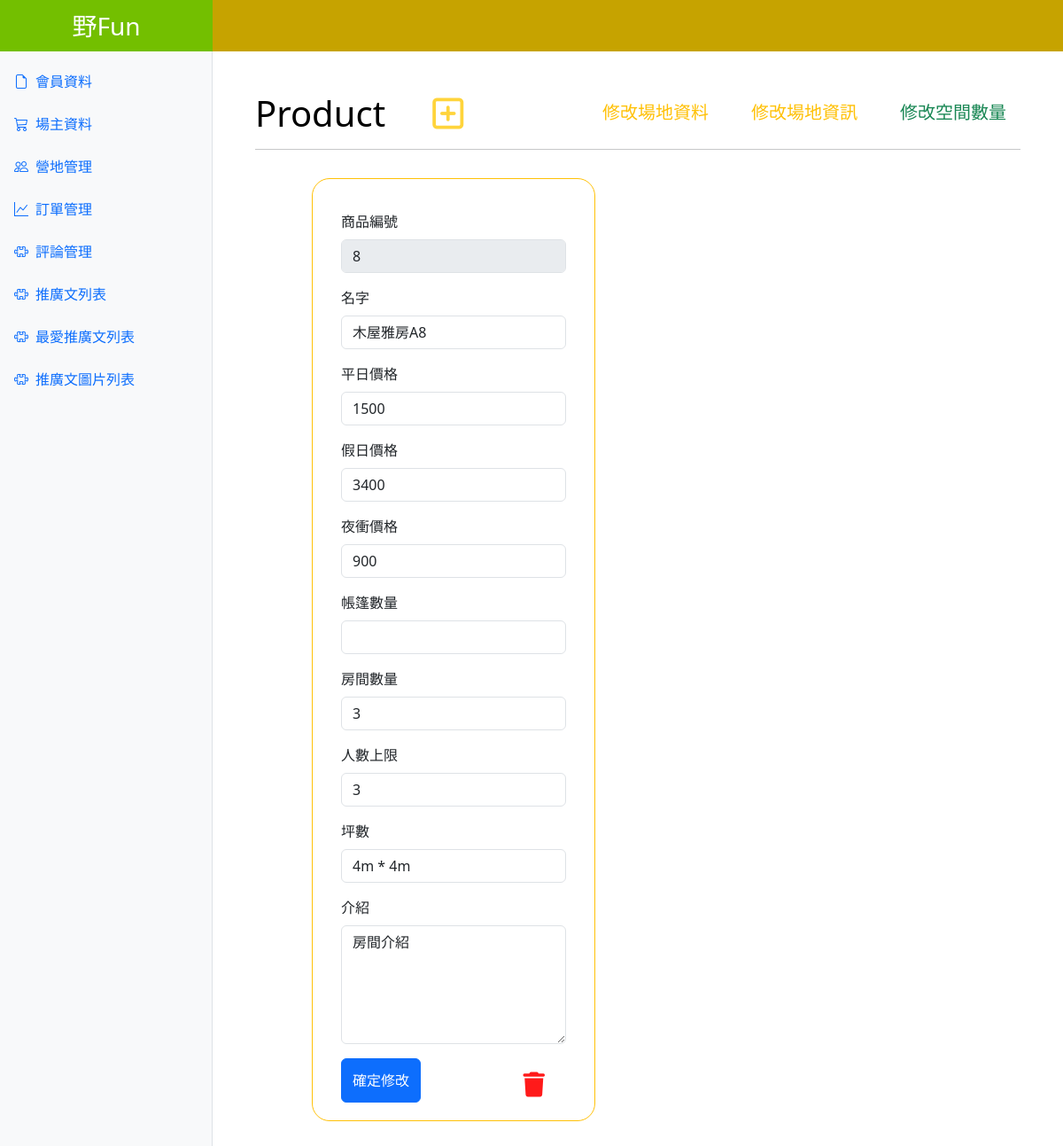
/edit_stores_commodity.php?stores_id=4, run on the app's committed database.
### tables this page shows
CREATE TABLE `rooms_campsites` (
  `rooms_campsites_id` int NOT NULL,
  `stores_id` int NOT NULL,
  `name` varchar(255) NOT NULL,
  `normal_price` int NOT NULL,
  `holiday_price` int NOT NULL,
  `night_price` int DEFAULT NULL,
  `tent` int DEFAULT NULL,
  `bed` int DEFAULT NULL,
  `people` int DEFAULT NULL,
  `square_meters` varchar(30) DEFAULT NULL,
  `introduction` varchar(1000) DEFAULT NULL
);

### edit_stores_commodity.php (the view, shortened to what this page needs)
<?php
require __DIR__ . "/config/pdo-connect.php";
$sid = isset($_GET['stores_id']) ? intval($_GET['stores_id']) : 0;
$sql = "SELECT * FROM `rooms_campsites` WHERE stores_id= $sid";
$storesCommodity = $pdo->query($sql)->fetchAll();
?>
<?php include __DIR__ . './parts/html-head.php' ?>
<?php include __DIR__ . './parts/navbar.php' ?>
<main class="main-content p-5">
    <div class="d-flex justify-content-between align-items-center">
        <h1 class="m-0 fs-5">
            <a class="fs-1" href="stores.php" style="text-decoration:none; color:black">Product</a>
            <a class="mx-5 fs-1" href="add_stores_commodity.php?stores_id=<?= $_GET['stores_id'] ?>"><i class="fa-regular fa-square-plus" style="color: #FFD43B;"></i></a>
        </h1>
        <ul class="nav nav-underline fs-5">
            <li class="nav-item mx-3 ">
                <a class="nav-link text-warning" href="edit_stores.php?stores_id=<?= $_GET['stores_id'] ?>">修改場地資料</a>
            </li>
            <li class="nav-item mx-3">
                <a class="nav-link text-warning " href="edit_stores_information.php?stores_id=<?= $_GET['stores_id'] ?>">修改場地資訊</a>
            </li>
            <li class="nav-item mx-3">
                <a class="nav-link text-success" href="edit_stores_commodity.php?stores_id=<?= $_GET['stores_id'] ?>">修改空間數量</a>
            </li>
        </ul>
    </div>
    <hr />
    <div class="px-5">
        <div class="container">
            <div class="row align-items-start">
                <?php foreach ($storesCommodity as $store) : ?>
                    <div class="col-4 border border-warning m-3" style=" width: 320px; border-radius: 20px; ">
                        <form name="form<?= $store['rooms_campsites_id'] ?>" onsubmit="sendData(event, this)" style="margin: 20px">
                            <div class="pb-3">
                            </div>
                            <div class="pb-3">
                                <label for="rooms_campsites_id" class="form-label">商品編號</label>
                                <input type="text" class="form-control" value="<?= $store['rooms_campsites_id'] ?>" disabled>
                            </div>
                            <div class="pb-3">
                                <label for="name" class="form-label">名字</label>
                                <input class="form-control" type="text" id="name" name="name" value="<?= $store['name'] ?>">
                            </div>
                            <div class="pb-3">
                                <label for="normal_price" class="form-label">平日價格</label>
                                <input class="form-control" type="text" id="normal_price" name="normal_price" value="<?= $store['normal_price'] ?>">
                            </div>
                            <div class="pb-3">
                                <label for="holiday_price" class="form-label">假日價格</label>
                                <input class="form-control" type="text" id="holiday_price" name="holiday_price" value="<?= $store['holiday_price'] ?>">
                            </div>
                            <div class="pb-3">
                                <label for="night_price" class="form-label">夜衝價格</label>
                                <input class="form-control" type="text" id="night_price" name="night_price" value="<?= $store['night_price'] ?>">
                            </div>
                            <div class="pb-3">
                                <label for="tent" class="form-label">帳篷數量</label>
                                <input class="form-control" type="text" id="tent" name="tent" value="<?= $store['tent'] ?>">
                            </div>
                            <div class="pb-3">
                                <label for="bed" class="form-label">房間數量</label>
                                <input class="form-control" type="text" id="bed" name="bed" value="<?= $store['bed'] ?>">
                            </div>
                            <div class="pb-3">
                                <label for="people" class="form-label">人數上限</label>
                                <input class="form-control" type="text" id="people" name="people" value="<?= $store['people'] ?>">
                            </div>
                            <div class="pb-3">
                                <label for="square_meters" class="form-label">坪數</label>
                                <input class="form-control" type="text" id="square_meters" name="square_meters" value="<?= $store['square_meters'] ?>">
                            </div>
                            <div class="pb-3">
                                <label for="introduction" class="form-label">介紹</label>
                                <textarea class="form-control" id="introduction" name="introduction" rows="5"><?= $store['introduction'] ?></textarea>
                            </div>
                            <div class="d-flex align-self-center justify-content-between">
                                <button type=" submit" class="btn btn-primary">確定修改</button>
                                <a class=" px-4 pt-2 fs-3" href="delete_stores_commodity.php?rooms_campsites_id=<?= $store['rooms_campsites_id'] ?>&stores_id=<?= $_GET['stores_id'] ?>">
                                    <i class="fa-solid fa-trash" style="color: #ff1a1a;"></i>
                                </a>
                            </div>
                        </form>
                    </div>
                <?php endforeach  ?>
            </div>
        </div>
    </div>
</main>
<?php include __DIR__ . './parts/html-foot.php' ?>

### parts/html-head.php (style rules this page uses)
:root { --aside-width: 240px; --page-top: 56px; }
.main-content { margin: var(--page-top) 0 0 var(--aside-width); }

### data on the page
rooms_campsites: rooms_campsites_id "8", name "木屋雅房A8", normal_price "1500", holiday_price "3400", night_price "900", bed "3", people "3", square_meters "4m * 4m", introduction "房間介紹"
